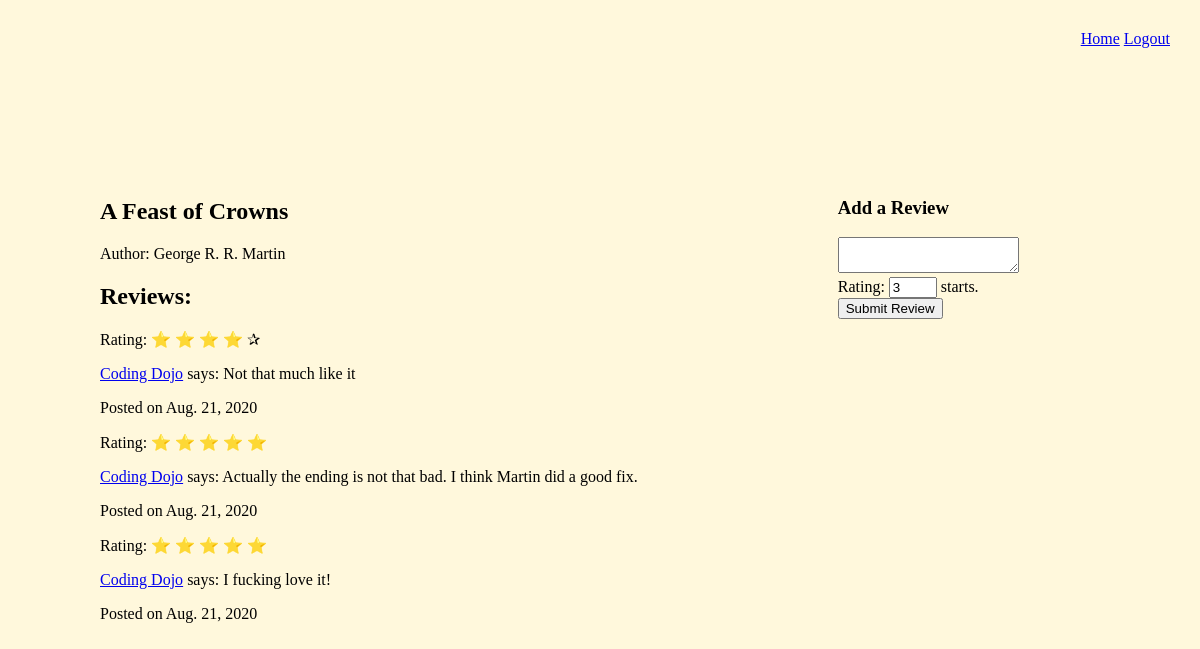
The app's page /books/4 with its own data.
### ReadersApp/models.py (models this page shows)
class Book(models.Model):
    title  = models.CharField(max_length = 255)
    author = models.ForeignKey('Author', related_name="books", on_delete = models.CASCADE)
    created_at = models.DateTimeField(auto_now_add = True)
    updated_at = models.DateTimeField(auto_now = True)
    objects = BookManager()

class Author(models.Model):
    name   = models.CharField(max_length = 255)
    created_at = models.DateTimeField(auto_now_add = True)
    updated_at = models.DateTimeField(auto_now = True)
    objects = AuthorManager()

class Review(models.Model):
    desc = models.TextField()
    rate = models.IntegerField()
    user = models.ForeignKey('User', related_name="reviews", on_delete = models.CASCADE)
    book = models.ForeignKey('Book', related_name="reviews", on_delete = models.CASCADE)
    created_at = models.DateTimeField(auto_now_add = True)
    updated_at = models.DateTimeField(auto_now = True)

class User(models.Model):
    name   = models.CharField(max_length = 255)
    alias  = models.CharField(max_length = 255)
    email  = models.CharField(max_length = 255)
    passwd = models.CharField(max_length = 255)
    created_at = models.DateTimeField(auto_now_add = True)
    updated_at = models.DateTimeField(auto_now = True)
    objects = UserManager()

### ReadersApp/views.py (the view)
# urls.py: path('books/<int:book_id>', views.book_details),
def book_details(request, book_id):
    book = Book.objects.get(id=book_id)
    context = {
        'book': book,
    }
    return render(request, 'book_details.html', context)

### ReadersApp/templates/book_details.html (shortened to what this page needs)
<!DOCTYPE html>
<html lang="en">
<head>
    {% load static %}
    <link rel="stylesheet" href="{% static 'css/style.css' %}">
</head>
<body>
    <div id='header'>
        <H1></H1>
        <div id='nav_links'>
            <a href='/books'>Home</a>
            <a href='/logout'>Logout</a>
        </div>
    </div>
    <div id='container'>
        <section>
            <H2>{{ book.title }}</H2>
            <p>Author: {{ book.author.name }}</p>
            <H2>Reviews: </H2>
            {% for review in book.reviews.all %}
                <label>Rating: </label>
                {% if review.rate == 5 %}
                    &#x2B50; &#x2B50; &#x2B50; &#x2B50; &#x2B50;
                {% elif review.rate == 4 %}
                    &#x2B50; &#x2B50; &#x2B50; &#x2B50; &#x2730;
                {% elif review.rate == 3 %}
                    &#x2B50; &#x2B50; &#x2B50; &#x2730; &#x2730;
                {% elif review.rate == 2 %}
                    &#x2B50; &#x2B50; &#x2730; &#x2730; &#x2730;
                {% else %}
                    &#x2B50; &#x2730; &#x2730; &#x2730; &#x2730;
                {% endif %}
                <p><a href='/users/{{ review.user.id }}'>{{ review.user.name }}</a> says: {{ review.desc }}</p>
                <p>Posted on {{ review.created_at.date }}</p>
            {% endfor %}
        </section>
        <form action='/reviews/add' method='post'>
            <h3>Add a Review</h3>
            <textarea name='user_review'></textarea></br>
            <label>Rating: </label>
            <input type='number' name='rating' min=1 max=5 value=3>
            <label> starts.</label><br>
            <input type='submit' value='Submit Review'>
        </form>
    </div>
</body>
</html>

### ReadersApp/static/css/style.css (style rules this page uses)
html { background-color: cornsilk; }
body { max-width: 1200px; margin: 0 auto !important; float: none !important; }
#header { display: flex; align-content: space-between; }
#container { display: flex; align-content: space-between; }
h1 { flex: 60%; }
#nav_links { flex-flow: column; margin: 30px; }
section { margin: 100px; }
form { margin: 100px; }

### records on screen
Book: title "A Feast of Crowns", author.name "George R. R. Martin"
Review: user.name "Coding Dojo", desc "Not that much like it", created_at "Aug. 21, 2020"
Review: user.name "Coding Dojo", desc "Actually the ending is not that bad. I think Martin did a good fix.", created_at "Aug. 21, 2020"
Review: user.name "Coding Dojo", desc "I fucking love it!", created_at "Aug. 21, 2020"
